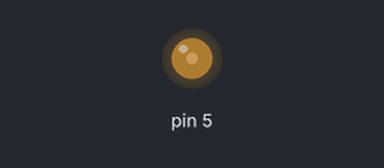
A sketch run on a simulated Arduino Uno, built with avr-gcc and run on an emulated ATmega328P. Shown: output pins drawn as LEDs (lit = HIGH).

Above: at 0.05 s.
At 2.0 s:
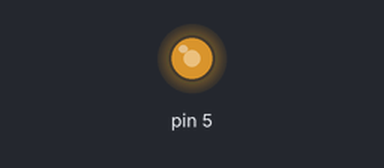
At 3.0 s:
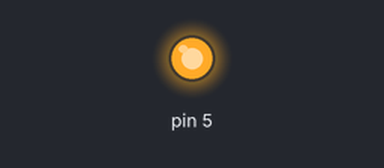
At 4.0 s:
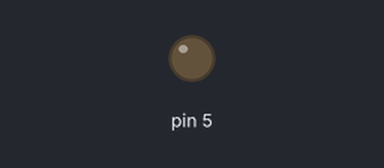
Timing chart, 0 to 5.2 s (numbered marks = the images above):
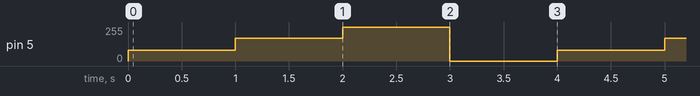

The sketch:

ex3.ino
```cpp
void setup() {
  pinMode(5, OUTPUT);

}

void loop() {
  analogWrite(5, 80);
  delay(1000);
  analogWrite(5, 170);
  delay(1000);
  analogWrite(5, 255);
  delay(1000);
  analogWrite(5, 0);
  delay(1000);

}
```

Measured:
- by itself, pin 5: repeats every 4.0 s: 170/255 1.0 s, 255/255 1.0 s, 0/255 1.0 s, 80/255 1.0 s
